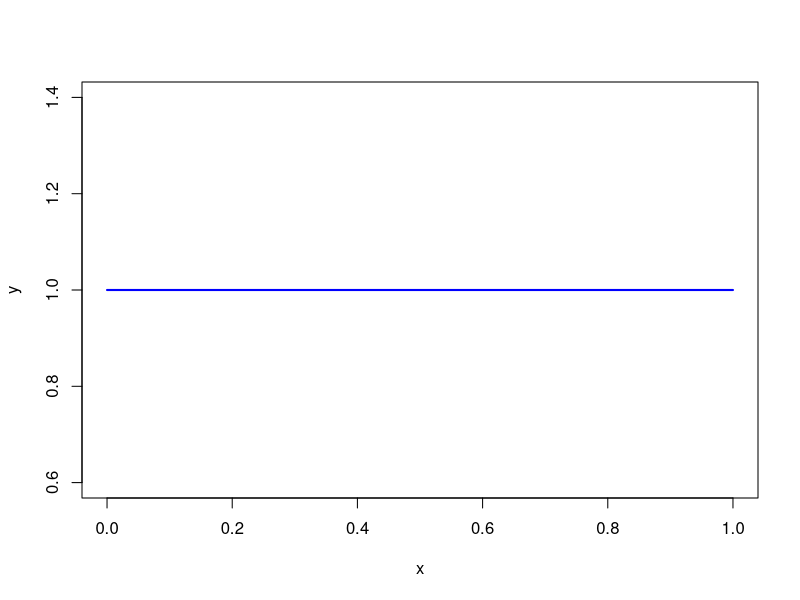
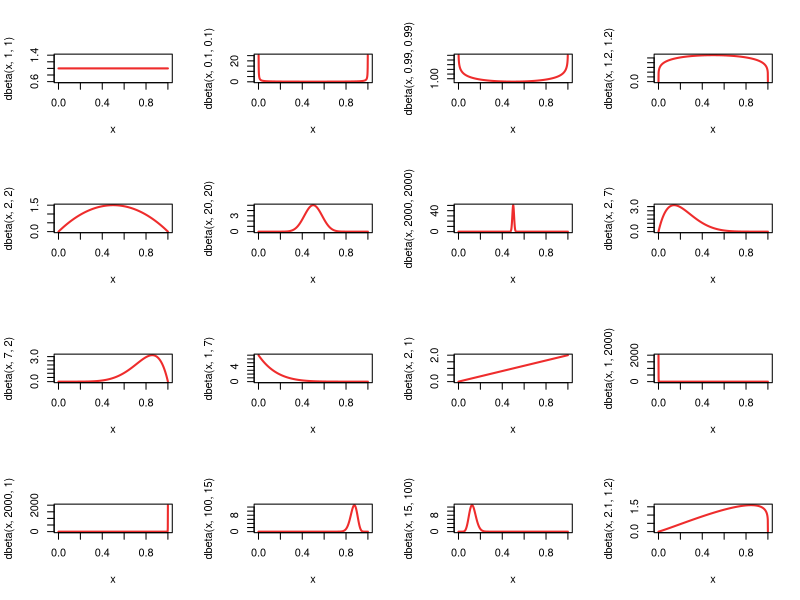
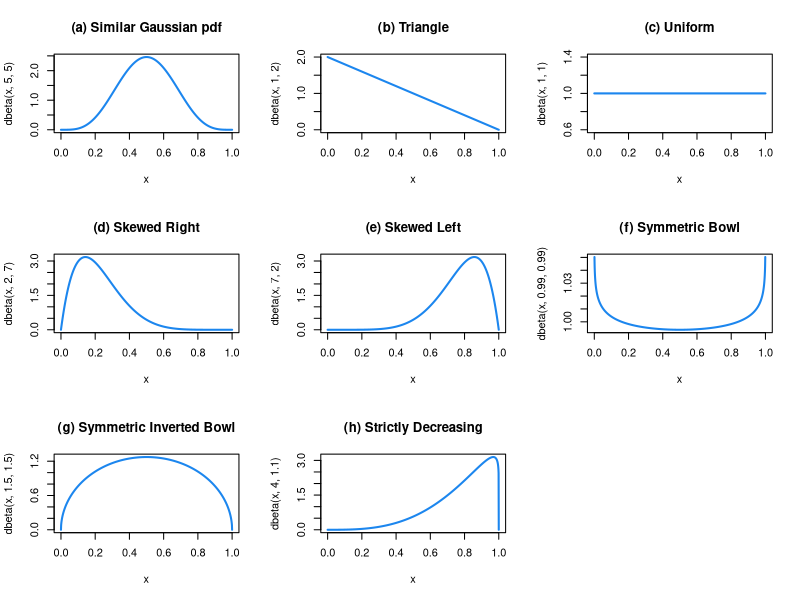
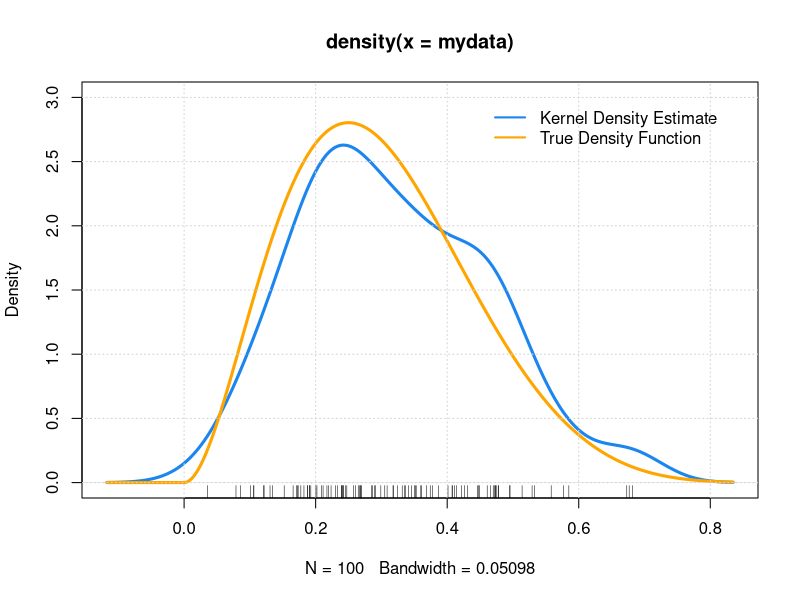
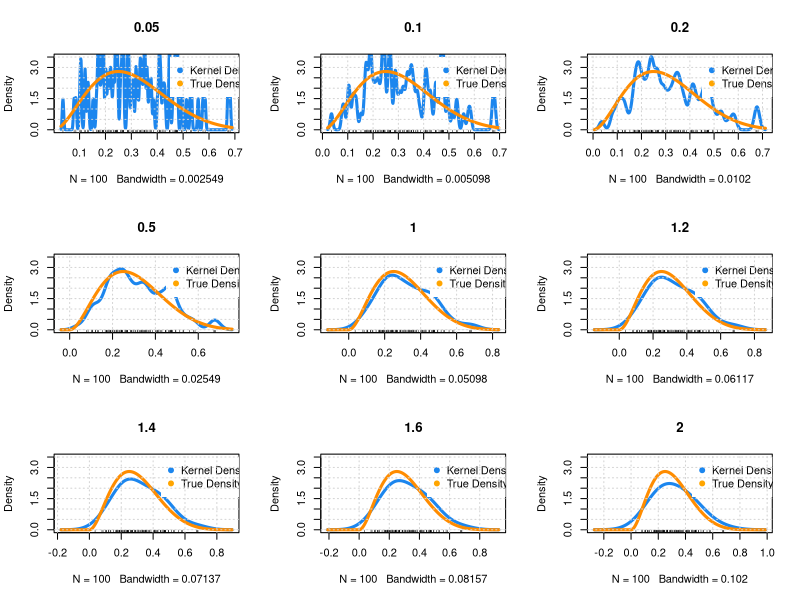
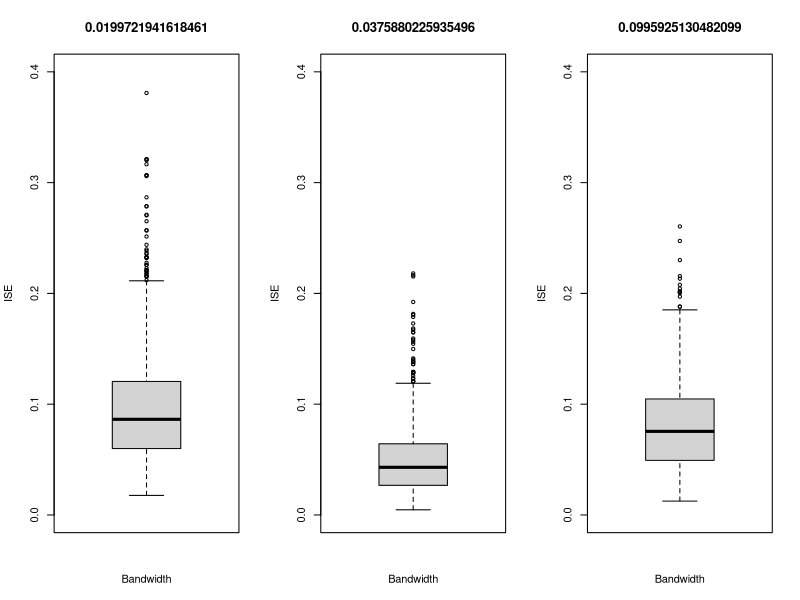
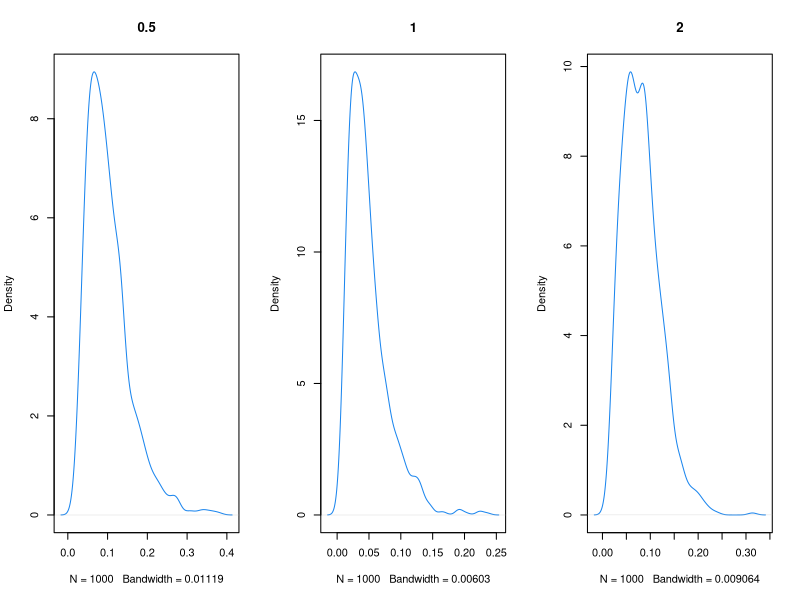

Write the R code that produced these figures, in order.
### Question 1:
### My Favorite family of distributions are normal distributions.

### Question 4: 
x <- seq(0, 1, .001)
y <- dbeta(x, 1, 1)
plot(x,y, type="l", col="blue", lwd=2)

par(mfrow=c(4,4))
plot(x,dbeta(x,1,1), type="l", col="firebrick2", lwd=2)
plot(x,dbeta(x,.1,.1), type="l", col="firebrick2", lwd=2)
plot(x,dbeta(x,.99,.99), type="l", col="firebrick2", lwd=2)
plot(x,dbeta(x,1.2,1.2), type="l", col="firebrick2", lwd=2)
plot(x,dbeta(x,2,2), type="l", col="firebrick2", lwd=2)
plot(x,dbeta(x,20,20), type="l", col="firebrick2", lwd=2)
plot(x,dbeta(x,2000,2000), type="l", col="firebrick2", lwd=2)
plot(x,dbeta(x,2,7), type="l", col="firebrick2", lwd=2)
plot(x,dbeta(x,7,2), type="l", col="firebrick2", lwd=2)
plot(x,dbeta(x,1,7), type="l", col="firebrick2", lwd=2)
plot(x,dbeta(x,2,1), type="l", col="firebrick2", lwd=2)
plot(x,dbeta(x,1,2000), type="l", col="firebrick2", lwd=2)
plot(x,dbeta(x,2000,1), type="l", col="firebrick2", lwd=2)
plot(x,dbeta(x,100,15), type="l", col="firebrick2", lwd=2)
plot(x,dbeta(x,15,100), type="l", col="firebrick2", lwd=2)
plot(x,dbeta(x,2.1,1.2), type="l", col="firebrick2", lwd=2)


### Question 5:

par(mfrow=c(3,3))

### (a) similar to Gaussian pdf
plot(x,dbeta(x,5,5), type="l", col="dodgerblue2", lwd=2, main ="(a) Similar Gaussian pdf")

### (b) shape like a triangle
plot(x,dbeta(x,1,2), type="l", col="dodgerblue2", lwd=2, main ="(b) Triangle")

### (c) uniform
plot(x,dbeta(x,1,1), type="l", col="dodgerblue2", lwd=2, main ="(c) Uniform")

### (d) skewed right with mode > 0
plot(x,dbeta(x,2,7), type="l", col="dodgerblue2", lwd=2, main ="(d) Skewed Right")

### (e) skewed left with mode <1
plot(x,dbeta(x,7,2), type="l", col="dodgerblue2", lwd=2, main ="(e) Skewed Left")

### (f) symmetric and like a bowl
plot(x,dbeta(x,.99,.99), type="l", col="dodgerblue2", lwd=2, main ="(f) Symmetric Bowl")

### (g) symmetric and like an inverted bowl
plot(x,dbeta(x,1.5,1.5), type="l", col="dodgerblue2", lwd=2, main ="(g) Symmetric Inverted Bowl")

### (h) strictly decreasing
plot(x,dbeta(x,4,1.1), type="l", col="dodgerblue2", lwd=2, main ="(h) Strictly Decreasing")


par(mfrow=c(1,1))


### Question 6:

myalpha <- 3
mybeta <- 7
mydata <- rbeta(100, myalpha, mybeta)
my.kde <- density (mydata)
plot(my.kde, type='l', lwd=3,col="dodgerblue2", ylim=c(0,3))
lines(my.kde$x,dbeta(my.kde$x,myalpha,mybeta),lwd=3,col= "orange")
legend(0.45, 3 , legend=c("Kernel Density Estimate","True Density Function"), lty = c(1,1), lwd=c(2,2), col = c("dodgerblue2","orange"), box.lty=0, bg = "white") 
grid()
rug(mydata)


### Question 7:

par(mfrow=c(3,3))

for(k in c(.05, .1, .2, .5, 1, 1.2, 1.4, 1.6, 2))
{
  my.kde_adj <- density (mydata, adjust=k)
  plot(my.kde_adj, col="dodgerblue2", lwd=3, ylim=c(0,3.5), main = k)
  lines(my.kde_adj$x,dbeta(my.kde_adj$x, myalpha, mybeta),lwd=3,col='darkorange')
  legend(0.45, 3.5 , legend=c("Kernel Density Estimate","True Density Function"), pch=19, col = c("dodgerblue2","orange"), box.lty=0, bg = "white") 
  grid()
  rug(mydata)
}




### Question 8:

for(k in c(.05, .1, .2, .5, 1, 1.2, 1.4, 1.6, 2))
{
  my.kde_adj <- density (mydata, adjust=k)
  h <- mean((dbeta(my.kde_adj$x,myalpha,mybeta)-my.kde_adj$y)^2)
  b <- my.kde$x[512]- my.kde$x[1]
  ISE <- b*h
  print(ISE)
}



### Question 9:


par(mfrow=c(1,3))

ISE <- vector('numeric', length = 1000)

for (k in c(0.5, 1, 2)) 
{
  
  for (i in 1:1000)
  {
    a <- 3
    b <- 7
    mydata <- rbeta(100, a, b)
    my.kde <- density (mydata,adj=k)
    h <- mean((dbeta(my.kde$x, a, b)-my.kde$y)^2)
    b <- my.kde$x[512]- my.kde$x[1]
    ISE[i] <- b*h
  }
  
  boxplot(ISE, xlab = "Bandwidth", ylab = "ISE" , ylim=c(0,0.4), main = my.kde$bw )
  
}




par(mfrow=c(1,3))

ISE <- vector('numeric', length = 1000)

for (k in c(0.5, 1, 2))
{
  
  for (i in 1:1000)
  {
    a <- 3
    b <- 7
    mydata <- rbeta(100, a, b)
    my.kde <- density (mydata,adj=k)
    h <- mean((dbeta(my.kde$x, a, b)-my.kde$y)^2)
    b <- my.kde$x[512]- my.kde$x[1]
    ISE[i] <- b*h
  }
  
  plot (density(ISE), type='l', lwd=1, col="dodgerblue2", main = k )
  
}



### Question 10:

### My favorite family of distrubution is Beta Distribution.